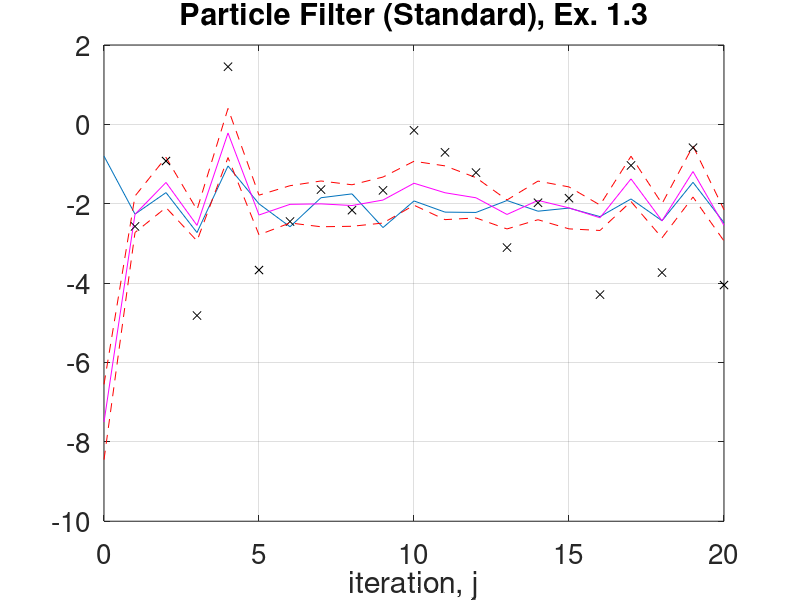
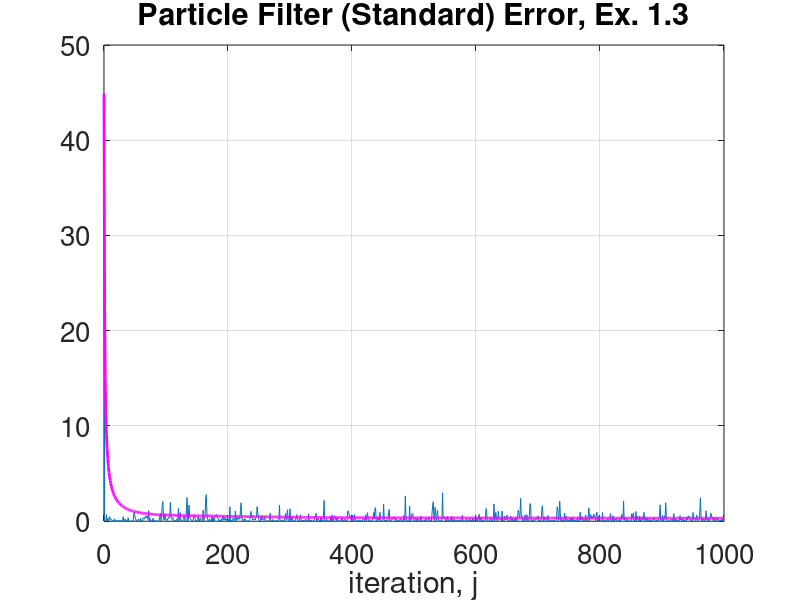

The MATLAB source for these figures, in order:
clear;set(0,'defaultaxesfontsize',20);format long
%%% p14.m Particle Filter (SIRS), sin map (Ex. 1.3)
%% setup

J=1e3;% number of steps
alpha=2.5;% dynamics determined by alpha
gamma=1;% observational noise variance is gamma^2
sigma=3e-1;% dynamics noise variance is sigma^2
C0=9e-2;% prior initial condition variance
m0=0;% prior initial condition mean
sd=1;rng(sd);% choose random number seed
N=100;% number of ensemble members

m=zeros(J,1);v=m;y=m;c=m;U=zeros(J,N);% pre-allocate
v(1)=m0+sqrt(C0)*randn;% initial truth
m(1)=10*randn;% initial mean/estimate
c(1)=10*C0;H=1;% initial covariance and observation operator
U(1,:)=m(1)+sqrt(c(1))*randn(1,N);m(1)=sum(U(1,:))/N;% initial ensemble

%% solution % Assimilate!

for j=1:J  
    
    v(j+1)=alpha*sin(v(j)) + sigma*randn;% truth
    y(j)=H*v(j+1)+gamma*randn;% observation
 
    Uhat=alpha*sin(U(j,:))+sigma*randn(1,N);% ensemble predict
    d=y(j)-H*Uhat;% ensemble innovation  
    what=exp(-1/2*(1/gamma^2*d.^2));% weight update
    w=what/sum(what);% normalize predict weights   
 
    ws=cumsum(w);% resample: compute cdf of weights
    for n=1:N
        ix=find(ws>rand,1,'first');% resample: draw rand \sim U[0,1] and 
        % find the index of the particle corresponding to the first time 
        % the cdf of the weights exceeds rand.
        U(j+1,n)=Uhat(ix);% resample: reset the nth particle to the one 
        % with the given index above
    end
    
    m(j+1)=sum(U(j+1,:))/N;% estimator update
    c(j+1)=(U(j+1,:)-m(j+1))*(U(j+1,:)-m(j+1))'/N;% covariance update
     
end

js=21;% plot truth, mean, standard deviation, observations
figure;plot([0:js-1],v(1:js));hold;plot([0:js-1],m(1:js),'m');
plot([0:js-1],m(1:js)+sqrt(c(1:js)),'r--');plot([1:js-1],y(1:js-1),'kx');
plot([0:js-1],m(1:js)-sqrt(c(1:js)),'r--');hold;grid;xlabel('iteration, j');
title('Particle Filter (Standard), Ex. 1.3');

figure;plot([0:J],(v-m).^2);hold;
plot([0:J],cumsum((v-m).^2)./[1:J+1]','m','Linewidth',2);grid
hold;xlabel('iteration, j');title('Particle Filter (Standard) Error, Ex. 1.3')
